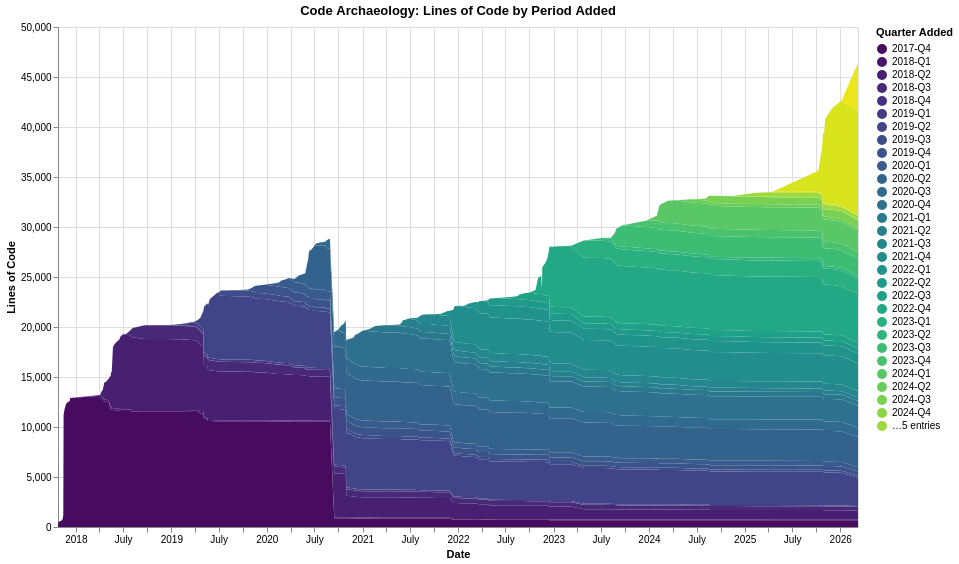

This figure's Vega-Lite source:
### Vega-Lite specification from a JSON file in a GitHub repository (floating-point values rounded to 4 significant figures; data arrays with more than 128 entries replaced by an {"elided": "..."} marker saying what was removed)
{"$schema": "https://vega.github.io/schema/vega-lite/v6.1.0.json", "config": {"view": {"continuousHeight": 300, "continuousWidth": 300}}, "datasets": {"data-002f943d09829d052c227fc6f44d697a": {"elided": "2902 records"}, "data-4f53cda18c2baa0c0354bb5f9a3ecbe5": []}, "height": 500, "layer": [{"data": {"name": "data-002f943d09829d052c227fc6f44d697a"}, "encoding": {"color": {"field": "period", "scale": {"scheme": "viridis"}, "title": "Quarter Added", "type": "ordinal"}, "order": {"field": "period", "type": "ordinal"}, "tooltip": [{"field": "commit_date", "type": "temporal"}, {"field": "period", "type": "ordinal"}, {"field": "line_count", "type": "quantitative"}], "x": {"field": "commit_date", "title": "Date", "type": "temporal"}, "y": {"field": "line_count", "title": "Lines of Code", "type": "quantitative"}}, "mark": {"type": "area"}}, {"data": {"name": "data-4f53cda18c2baa0c0354bb5f9a3ecbe5"}, "encoding": {"tooltip": [{"field": "version", "type": "nominal"}, {"field": "datetime", "type": "temporal"}], "x": {"field": "datetime", "title": "Date", "type": "temporal"}}, "mark": {"strokeDash": [5, 5], "type": "rule"}}, {"data": {"name": "data-4f53cda18c2baa0c0354bb5f9a3ecbe5"}, "encoding": {"text": {"field": "version", "type": "nominal"}, "x": {"field": "datetime", "type": "temporal"}, "y": {"value": 10}}, "mark": {"align": "left", "angle": 270, "dx": 15, "dy": 0, "type": "text"}}], "title": "Code Archaeology: Lines of Code by Period Added", "width": 800}
